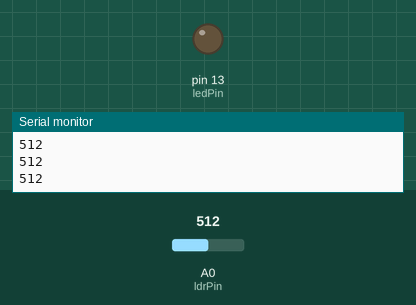
The sketch below on a simulated Arduino Uno, built with avr-gcc and run on an emulated ATmega328P. Parts: output pins drawn as LEDs (lit = HIGH), the last lines printed to the serial monitor. Inputs (shaded band) come from the test bench; at power-on: A0 (ldrPin) = 512.

Above: at 1.2 s.
1.3 s: A0 (ldrPin) set to 219
2.8 s: A0 (ldrPin) set to 185
At 3.1 s:
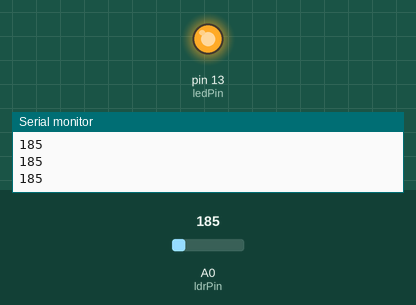
4.3 s: A0 (ldrPin) set to 210
At 5.4 s:
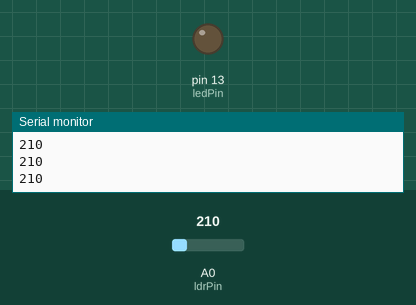
5.8 s: A0 (ldrPin) set to 190
At 6.6 s:
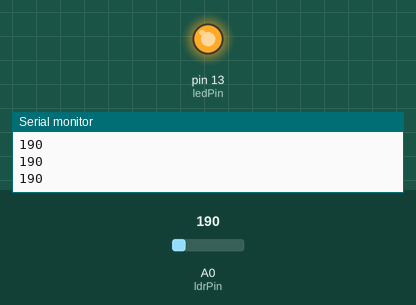
Timing chart, 0 to 8.3 s (numbered marks = the images above; inputs shaded):
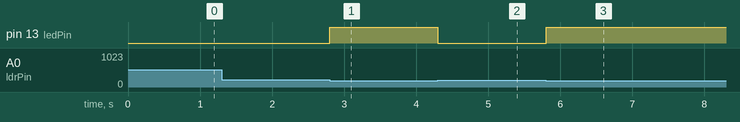

The sketch:

Code.ino
```cpp
int ldr;
const int ledPin = 13;
const int ldrPin = A0;

void setup() {

Serial.begin(9600);
pinMode(ledPin, OUTPUT);

}

void loop() {
 ldr = analogRead(ldrPin);

if (ldr<= 200) {

digitalWrite(ledPin, HIGH);
Serial.println(ldr);

} else {

digitalWrite(ledPin, LOW);
Serial.println(ldr);
}

}
```

Measured:
- the behaviour switches between 201 and 200 on A0 (ldrPin) (found by bisection; images 0 and 1)
- after the input at 2.8 s, pin 13 (ledPin): LOW → HIGH at once
- after the input at 4.3 s, pin 13 (ledPin): HIGH → LOW at once
- after the input at 5.8 s, pin 13 (ledPin): LOW → HIGH at once
